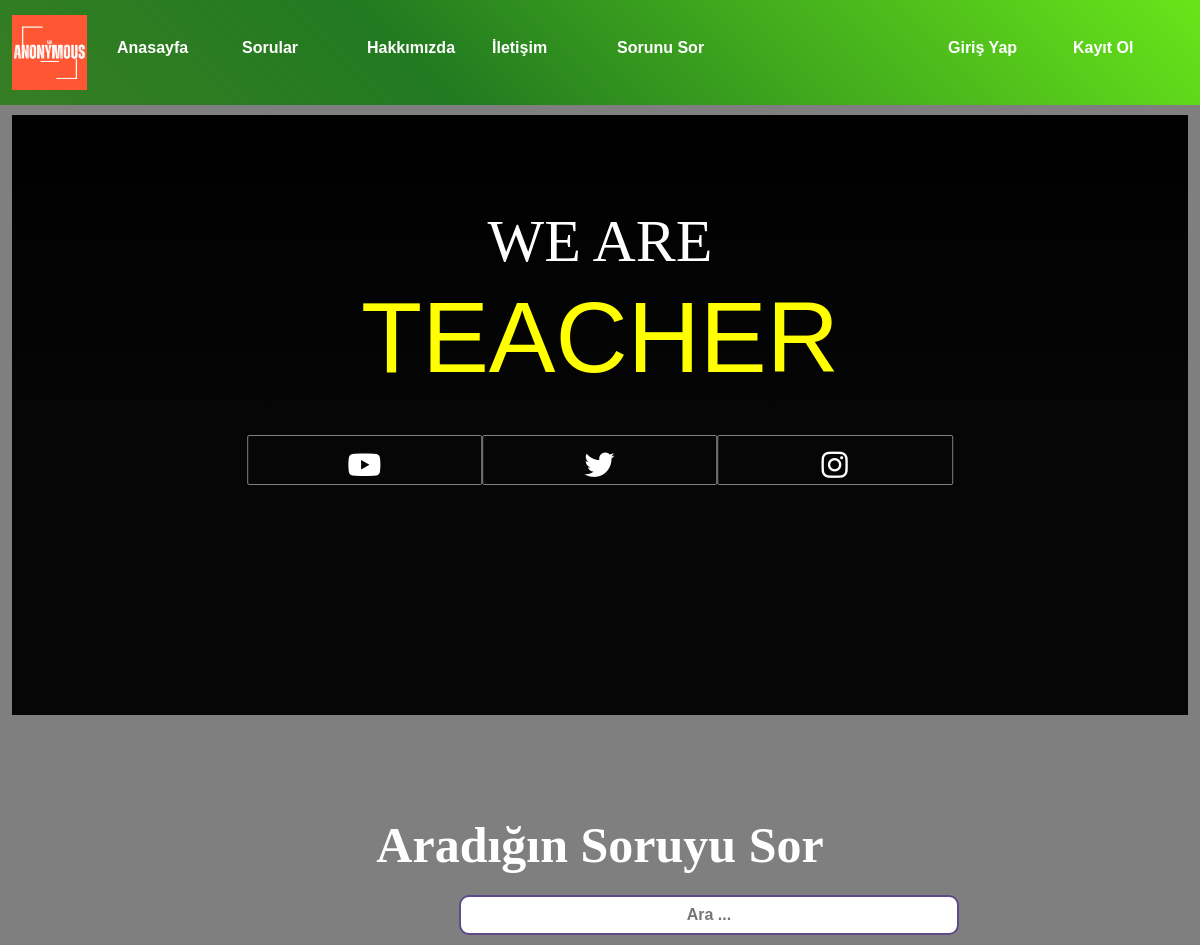
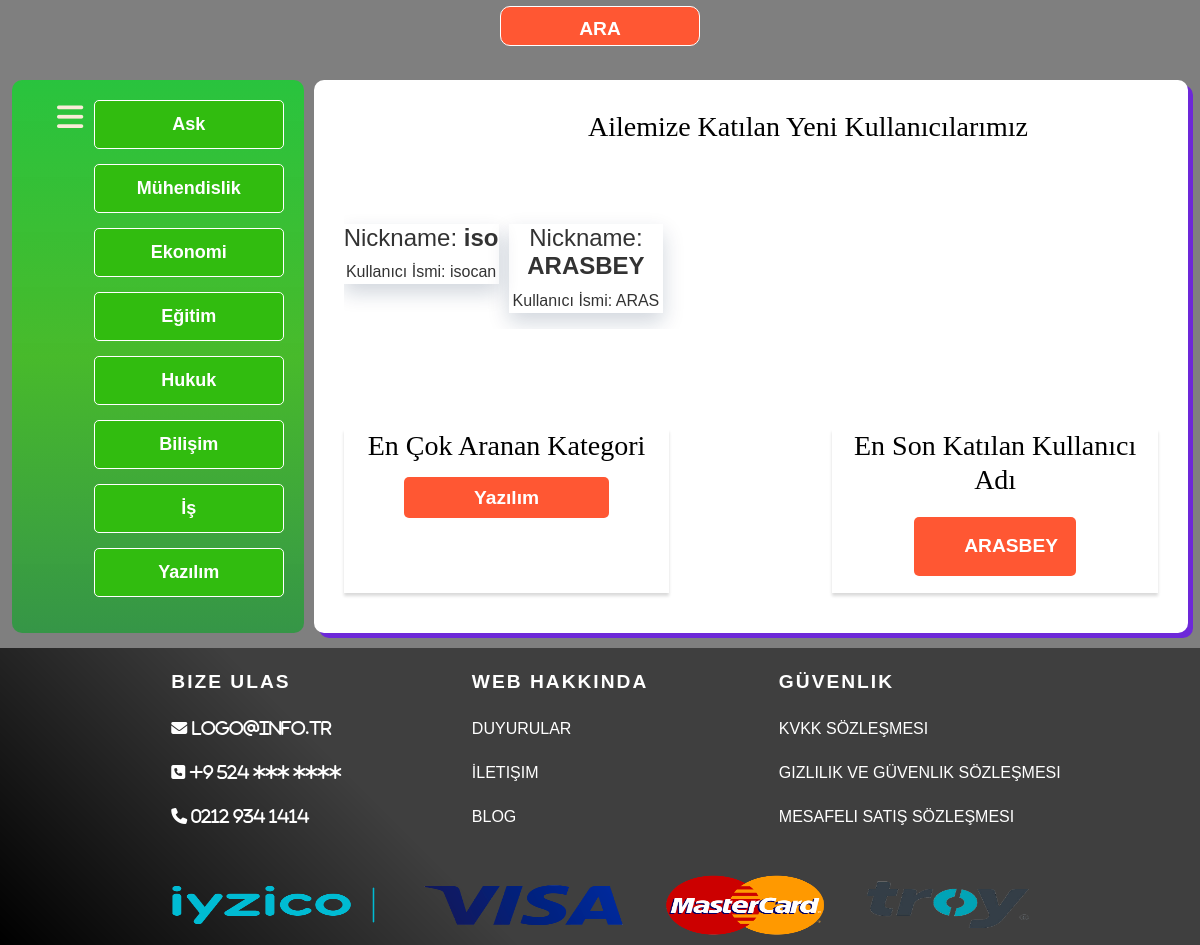
The page / on the database its author committed (2 pictures, top to bottom).
### sorular/models.py (models this page shows)
class Kategoriler(models.Model):
    kategori=models.CharField(max_length=30,verbose_name="Kategori Adı:",)
    def __str__(self):
        return (self.kategori)

### user/models.py (models this page shows)
class Profile(models.Model):
    owner= models.OneToOneField(User , on_delete=models.CASCADE,verbose_name="Kullanici",null=True)
    isim = models.CharField(max_length=100,verbose_name="Kullanıcı İsmi",null=True)
    nickname = models.CharField(max_length=100,verbose_name="Kullanıcı nickname",null=True)
    email = models.CharField(max_length=100, verbose_name="Kullanıcı email",null=True)
    resim = models.ImageField(upload_to='profil_resimler/',null=True)
    def __str__(self):
        return f"{self.nickname}"

### sorular/views.py (the view)
# urls.py: path('',index,name='index'),
def index(request):
    kategoriler = Kategoriler.objects.all()
    kullanicilar = Profile.objects.all()
    son_kategori = Kategoriler.objects.last()
    son_kullanıcı = Profile.objects.last()
    sorular = Sorular.objects.all()
    search = ''
    if request.method == 'POST':
        search = request.GET.get('search')
        sorular = Sorular.objects.filter(soru__icontains=search)
    context = {
        'kategoriler': kategoriler,
        'kullanicilar': kullanicilar,
        'son_kategori': son_kategori,
        'son_kullanıcı': son_kullanıcı,
        'sorular': sorular,
    }
    return render(request, "index.html", context)

### templates/index.html (shortened to what this page needs)
<!DOCTYPE html>
<html lang="en">
<head>
    <link rel="stylesheet" href="https://cdnjs.cloudflare.com/ajax/libs/font-awesome/6.4.0/css/all.min.css" />
    <link rel="stylesheet" href="https://cdnjs.cloudflare.com/ajax/libs/font-awesome/6.4.0/css/all.min.css" />
    <link href="https://cdn.jsdelivr.net/npm/bootstrap@5.3.0-alpha1/dist/css/bootstrap.min.css" rel="stylesheet"
>
    <link rel="stylesheet" href="/static/owlcarousel/assets/owl.carousel.min.css">
    <link rel="stylesheet" href="/static/owlcarousel/assets/owl.theme.default.min.css">
    <link href="https://unpkg.com/aos@2.3.1/dist/aos.css" rel="stylesheet">
    {% block page_css %}
    <link rel="stylesheet" href="/static/css/index.css">
    {% endblock page_css %}
</head>
<body>
{% include "includes/_navbar.html" %}
    {% block content %}
    <section>
        <div class="container-fluid">
            <div data-aos="flip-left">
                <div class="welcomewebsitediv">
                    <video src="/static/video/137265 (1440p).mp4" width="100%" muted autoplay loop></video>
                    <div class="arkaplan">
                    </div>
                    <div class="yaziDiv">
                        <h2 class="h2yaziDiv">WE ARE</h2>
                        <h3> </h3>
                    </div>
                    <div class="sosyalmedya">
                        <div class="youtube sosyalMedyaIcon">
                            <span>
                                <i class="fa-brands fa-youtube ortakIconSosyalMedya"></i>
                            </span>
                        </div>
                        <div class="youtube sosyalMedyaIcon">
                            <span>
                                <i class="fa-brands fa-twitter ortakIconSosyalMedya"></i>
                            </span>
                        </div>
                        <div class="youtube sosyalMedyaIcon">
                            <span>
                                <i class="fa-brands fa-instagram ortakIconSosyalMedya"></i>
                            </span>
                        </div>
                    </div>
                </div>
                <div class="orta">
                    <div class="baslik">
                        <h3>Aradığın Soruyu Sor</h3>
                    </div>
                    <div class="arama">
                        <form  action="{% url 'search' %}" method='POST'>
                            <input  type="text" name="search" required placeholder="Ara ...">
                            <button type="submit">ARA</button>
                        </form>
                    </div>
                </div>
            </div>
        </div>
        <div class="container-fluid d-flex">
            <div class="sol">
                <ul class="sol_kategori">
                {% for kategori in kategoriler  %}
                    <li><a href="{% url 'kategori_soru' kategori %}">{{kategori.kategori}}</a></li>
                {% endfor %}
                </ul>
            </div>
            <div class="sag">
                <div data-aos="zoom-in">
                    <h3 style="text-align: center;">Ailemize Katılan Yeni Kullanıcılarımız</h3>
                    <div class="owl-carousel owl-theme">
                    {% for kullanıcı in kullanicilar  %}
                        <div class="item">
                            <h4 style="text-align:center;">Nickname: <b>{{kullanıcı.nickname}}</b></h4>
                            <p>Kullanıcı İsmi: {{kullanıcı.isim}}</p>
                        </div>
                    {% endfor %}
                    </div>
                    <div class="popular">
                        <div class="son">
                            <h3>En Çok Aranan Kategori</h3>
                            <div class="sonuncu">
                                <a href="{% url 'sorular' %}" required>{{son_kategori}}</a>
                            </div>
                        </div>
                        <div class="favoriler">
                            <h3>En Son Katılan Kullanıcı Adı</h3>
                            <div class="sonuncu">
                                <p><b>{{son_kullanıcı}}</b></p>
                            </div>
                        </div>
                    </div>
                </div>
            </div>
        </div>
    </section>
    {% endblock content %}
     {% include "includes/_footer.html" %}
</body>
</html>

### templates/includes/_navbar.html (shortened to what this page needs)
<nav class="navbar stick navbar-expand-lg">
    <div class="container-fluid">
        <a class="navbar-brand" href="{% url 'index' %}"><img src="/static/img/logo.png" alt=""></a>
        <div class="collapse navbar-collapse" id="navbarSupportedContent">
            <ul class="navbar-nav me-auto mb-2 mb-lg-0">
                <li class="nav-item">
                    <a class="nav-link "href="{% url 'index' %}">Anasayfa</a>
                </li>
                <li class="nav-item">
                    <a class="nav-link "href="{% url 'sorular' %}">Sorular</a>
                </li>
                <li class="nav-item">
                    <a class="nav-link" href="{% url 'about' %}">Hakkımızda</a>
                </li>
                <li class="nav-item">
                    <a class="nav-link" href ="{% url 'iletisim' %}">İletişim</a>
                </li>
                <li class="nav-item">
                    <a class="nav-link" href ="{% url 'create_ask' %}">Sorunu Sor</a>
                </li>
            </ul>
            <ul class="navbar-nav">
                {% if user.is_authenticated %}
                    <li class="nav-item">
                        <a class="nav-link text-uppercase" href="{% url 'profil'  %}">{{ request.user }}</a>
                    </li>
                    {% comment %} <li class="nav-item">
                        <a class="nav-link" href="{% url 'profil_update'  %}">Profil Düzenle</a>
                    </li> {% endcomment %}
                    <li class="nav-item">
                        <a class="nav-link" href="{% url 'logout' %}">Çıkış Yap</a>
                    </li>
                {% else %}
                    <li class="nav-item">
                        <a class="nav-link" href="{% url 'login' %}">Giriş Yap</a>
                    </li>
                    <li class="nav-item">
                        <a class="nav-link" href="{% url 'register' %}">Kayıt Ol</a>
                    </li>
                {% endif %}
            </ul>
        </div>
    </div>
</nav>

### templates/includes/_footer.html
{% load static  %}
    <footer>
            <div class="foot">
                <div class="listeler">
                    <ul>
                        <li><a href="" id="baslik1">Bize Ulas</a></li>
                        <li><a href=""><i class="fa-solid fa-envelope"> logo@info.tr</i></a></li>
                        <li><a href=""><i class="fa-solid fa-square-phone"> +9 524 *** ****</i></a></li>
                        <li><a href=""><i class="fa-solid fa-phone"> 0212 934 1414</i> </a></li>
                    </ul>
                    <ul>
                        <li><a href="" id="baslik2">Web Hakkında</a></li>
                        <li><a href="">Duyurular</a></li>
                        <li><a href="contact.html">İletişim</a></li>
                        <li><a href="">Blog</a></li>
                    </ul>
                    <ul>
                        <li><a href="" id="baslik3">Güvenlik</a></li>
                        <li><a href="">KVKK Sözleşmesi</a></li>
                        <li><a href="">Gizlilik ve Güvenlik Sözleşmesi</a></li>
                        <li><a href="">Mesafeli Satış Sözleşmesi</a></li>
                    </ul>
                </div>
                    <div class="container odeme">
                        <img src="/static/img/iyzipay.png" alt="png yok">
                    </div>
            </div>
    </footer>

### rows shown on the page
Kategoriler: kategori "Ask"
Kategoriler: kategori "Mühendislik"
Kategoriler: kategori "Ekonomi"
Kategoriler: kategori "Eğitim"
Kategoriler: kategori "Hukuk"
Kategoriler: kategori "Bilişim"
Kategoriler: kategori "İş"
Kategoriler: kategori "Yazılım"
Profile: nickname "iso", isim "isocan"
Profile: nickname "ARASBEY", isim "ARAS"
